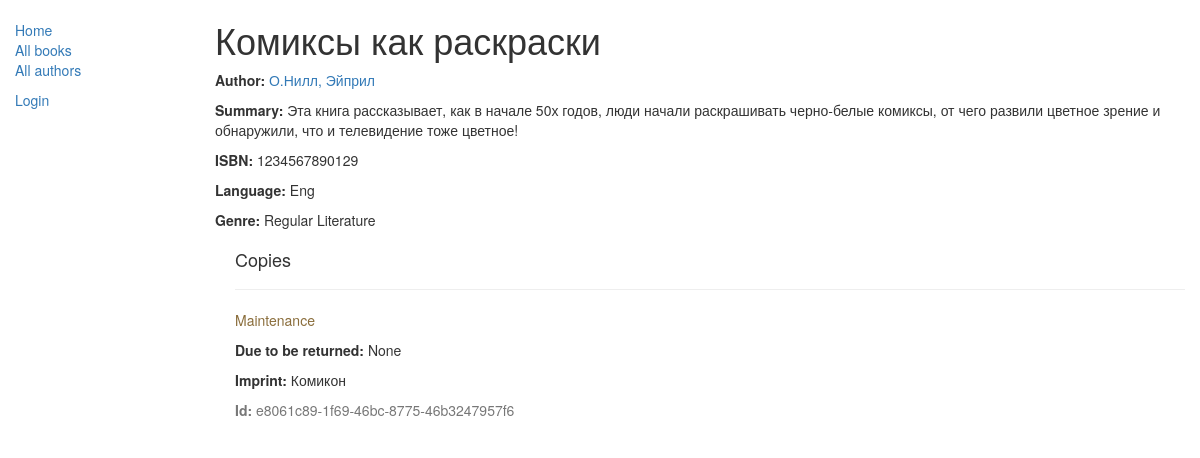
Before: /catalog/books/7 with the older database file.
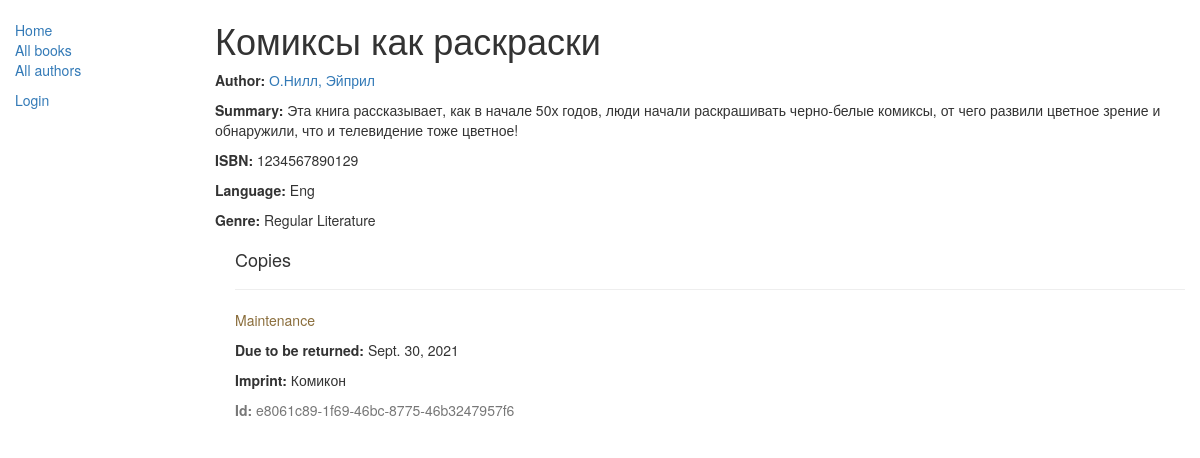
After: the same page with the newer database file.
### catalog/models.py (models this page shows, shortened)
class Book(models.Model):
    title = models.CharField(max_length=200)
    author = models.ForeignKey('Author', on_delete=models.SET_NULL, null=True)
    summary = models.TextField(max_length=1000, help_text="Enter a brief description of the book")
    isbn = models.CharField('ISBN', max_length=13, unique=True, help_text='13 Character <a href="https://www.isbn-international.org/content/what-isbn">ISBN number</a>')
    genre = models.ManyToManyField(Genre, help_text="Select a genre for this book")
    language = models.ForeignKey('Language', on_delete=models.SET_NULL, null=True)
    class Meta:
        ordering = ['title', 'author']
    def display_genre(self):
        """Creates a string for the Genre. This is required to display genre in Admin."""
        return ', '.join([genre.name for genre in self.genre.all()[:3]])
    display_genre.short_description = 'Genre'

class Author(models.Model):
    first_name = models.CharField(max_length=100)
    last_name = models.CharField(max_length=100)
    date_of_birth = models.DateField(null=True, blank=True)
    date_of_death = models.DateField('Died', null=True, blank=True)
    def __str__(self):
        return '{0}, {1}'.format(self.last_name, self.first_name)

class Language(models.Model):
    name = models.CharField(max_length=200, help_text="Enter the book's natural language (e.g. English, French, Japanese etc.)")
    def __str__(self):
        return self.name

class Genre(models.Model):
    name = models.CharField('Жанр', max_length=200, help_text="Enter a book genre (e.g. Science Fiction, French Poetry etc.)")
    def __str__(self):
        return self.name

class BookInstance(models.Model):
    id = models.UUIDField(primary_key=True, default=uuid.uuid4, help_text="Unique ID for this particular book across whole library")
    book = models.ForeignKey('Book', on_delete=models.SET_NULL, null=True)
    imprint = models.CharField('Издательство (imprint)', max_length=200)
    due_back = models.DateField(null=True, blank=True)
    borrower = models.ForeignKey(User, on_delete=models.SET_NULL, null=True, blank=True)
    LOAN_STATUS = (
        ('m', 'Maintenance'),
        ('o', 'On loan'),
        ('a', 'Available'),
        ('r', 'Reserved'),
    )
    status = models.CharField(max_length=1, choices=LOAN_STATUS, blank=True, default='m', help_text='Book availability')
    class Meta:
        ordering = ["due_back"]
        permissions = (("can_mark_returned", "Set book as returned"),)

### catalog/views.py (the view)
# urls.py: url(r'^books/(?P<pk>\d+)$', views.BookDetailView.as_view(), name='book-detail'):
class BookDetailView(generic.DetailView):
    model = Book

### catalog/templates/catalog/book_detail.html
{% extends "base_generic.html" %}
{% block content %}
  <h1>{{ book.title }}</h1>
  <p><strong>Author:</strong> <a href="{% url 'author-detail' book.author.pk %}">{{ book.author }}</a></p>
  <p><strong>Summary:</strong> {{ book.summary }}</p>
  <p><strong>ISBN:</strong> {{ book.isbn }}</p>
  <p><strong>Language:</strong> {{ book.language }}</p>
  <p><strong>Genre:</strong> {% for genre in book.genre.all %} {{ genre }}{% if not forloop.last %}, {% endif %}{% endfor %}</p>
  <div style="margin-left:20px;margin-top:20px">
    <h4>Copies</h4>
    {% for copy in book.bookinstance_set.all %}
    <hr>
    <p class="{% if copy.status == 'a' %}text-success{% elif copy.status == 'd' %}text-danger{% else %}text-warning{% endif %}">{{ copy.get_status_display }}</p>
    {% if copy.status != 'a' %}<p><strong>Due to be returned:</strong> {{copy.due_back}}</p>{% endif %}
    <p><strong>Imprint:</strong> {{copy.imprint}}</p>
    <p class="text-muted"><strong>Id:</strong> {{copy.id}}</p>
    {% endfor %}
  </div>
{% endblock %}

### catalog/templates/base_generic.html (shortened to what this page needs)
<!DOCTYPE html>
<html lang="en">
<head>
  <link rel="stylesheet" href="https://maxcdn.bootstrapcdn.com/bootstrap/3.3.7/css/bootstrap.min.css">
  {% load static %}
  <link rel="stylesheet" href="{% static 'css/styles.css' %}">
</head>
<body>
  <div class="container-fluid">
    <div class="row">
      <div class="col-sm-2">
      {% block sidebar %}
      <ul class="sidebar-nav">
          <li><a href="{% url 'index' %}">Home</a></li>
          <li><a href="{% url 'books' %}">All books</a></li>
          <li><a href="{% url 'authors' %}">All authors</a></li>
          {% if user.is_authenticated %}
              <li>User: {{ user.get_username }}</li>
              <li><a href="{% url 'my-borrowed' %}">My Borrowed</a></li>
              <li><a href="{% url 'logout'%}?next={{request.path}}">Logout</a></li>
          {% else %}
              <li><a href="{% url 'login'%}?next={{request.path}}">Login</a></li>
          {% endif %}
      </ul>
     {% endblock %}
      </div>
      <div class="col-sm-10 ">
      {% block content %}{% endblock %}
      </div>
    </div>
  </div>
</body>
</html>

### catalog/static/css/styles.css (style rules this page uses)
.sidebar-nav { margin-top: 20px; padding: 0; list-style: none; }

Changed rows visible on the page:
changed BookInstance "Maintenance": due_back "None" → "Sept. 30, 2021"
